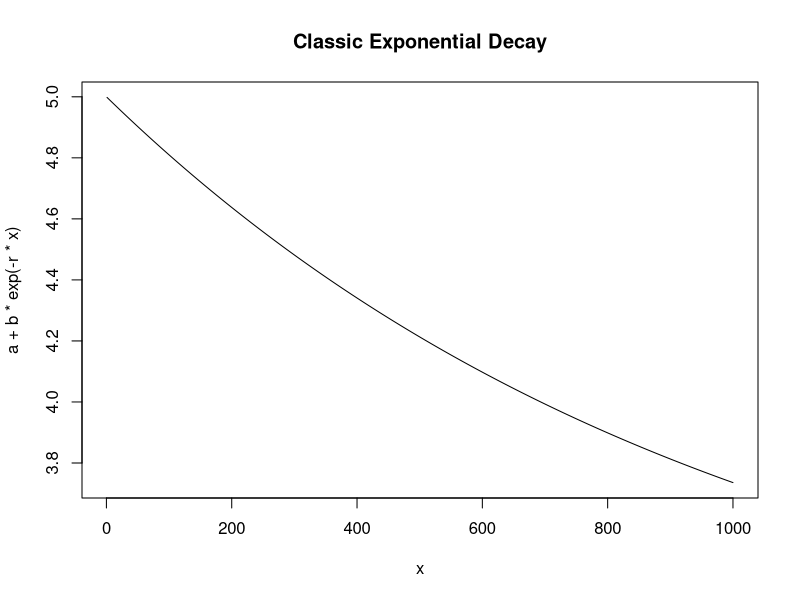
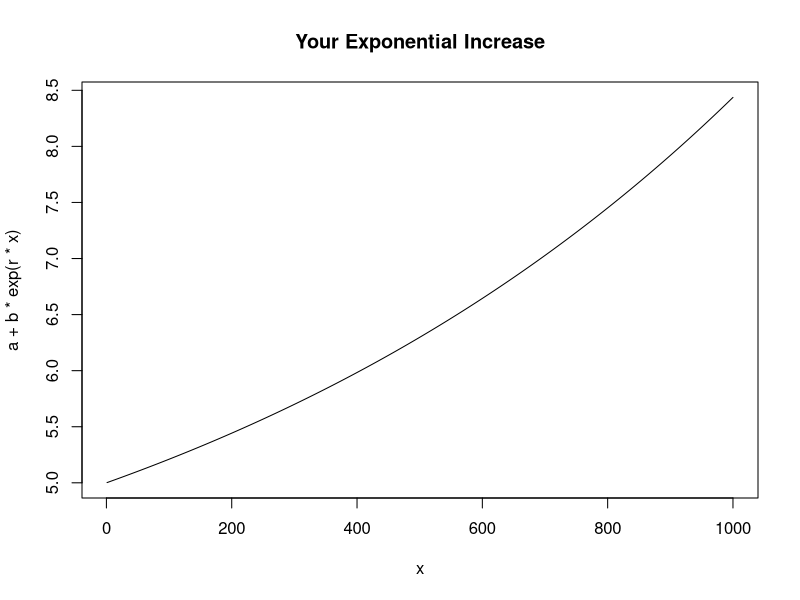
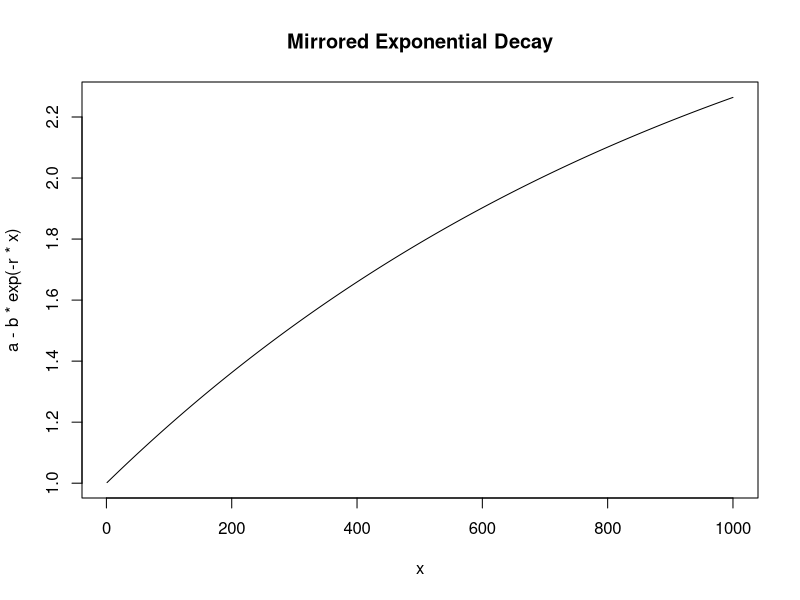
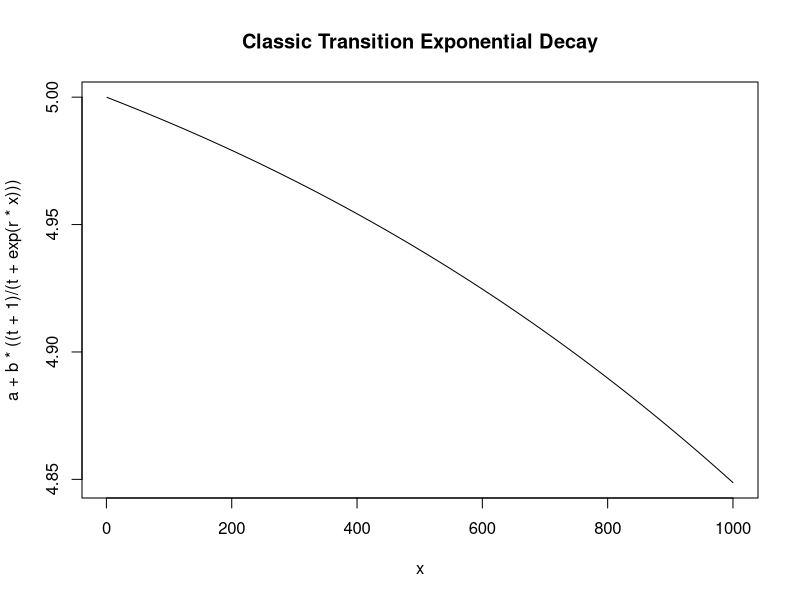
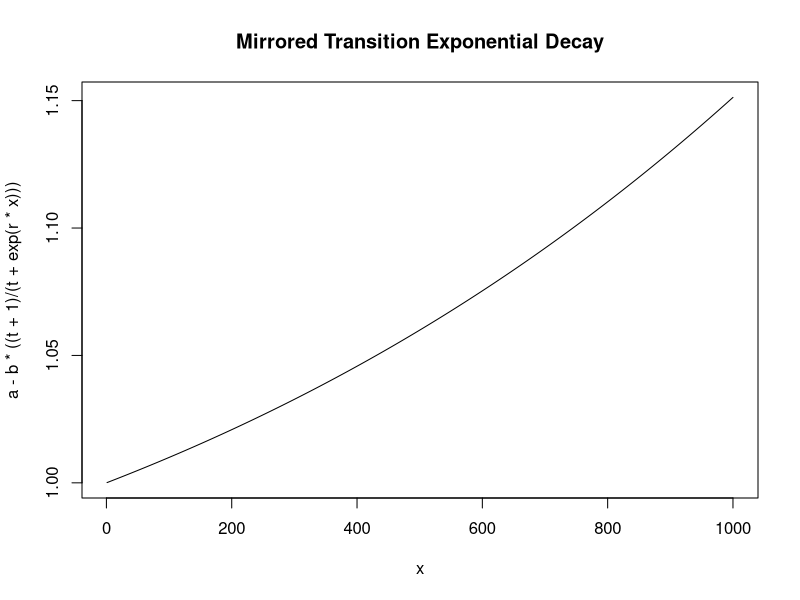
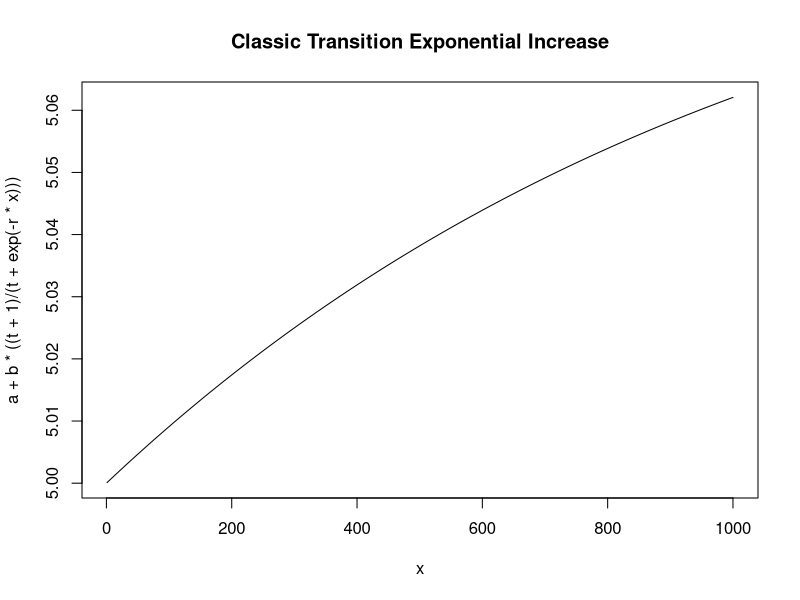
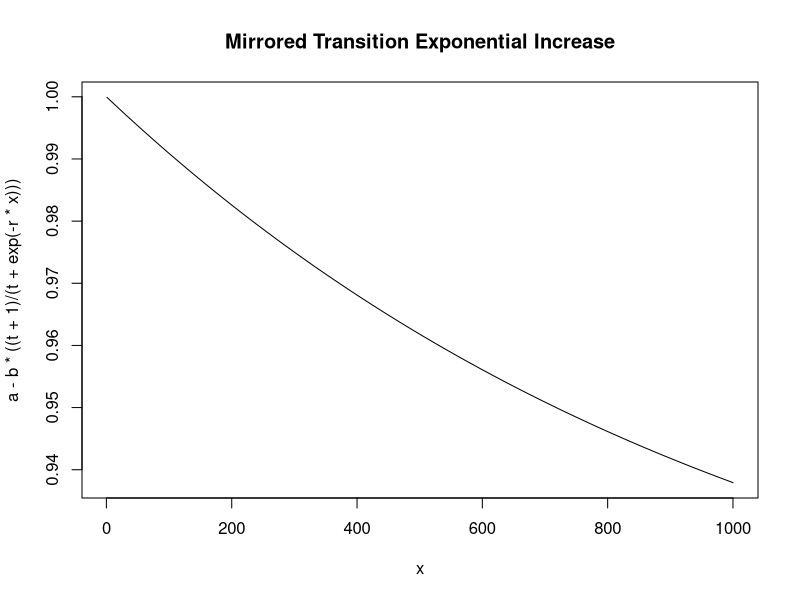

The R script that drew these images, in order:

x=1:1000

r=0.001
a=3
b=2

plot(x,a+b*exp(-r*x),type="l",main="Classic Exponential Decay")

plot(x,a+b*exp(r*x),type="l",main="Your Exponential Increase")

plot(x,a-b*exp(-r*x),type="l",main="Mirrored Exponential Decay")


t=20

plot(x,a+b*((t+1)/(t+exp(r*x))),type="l",main="Classic Transition Exponential Decay")

plot(x,a-b*((t+1)/(t+exp(r*x))),type="l",main="Mirrored Transition Exponential Decay")


plot(x,a+b*((t+1)/(t+exp(-r*x))),type="l",main="Classic Transition Exponential Increase")

plot(x,a-b*((t+1)/(t+exp(-r*x))),type="l",main="Mirrored Transition Exponential Increase")


